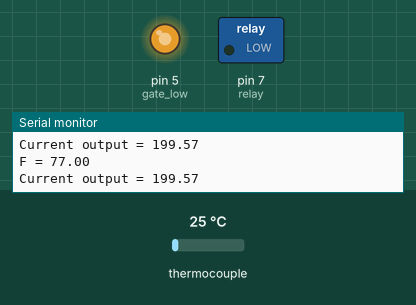
The sketch below on a simulated Arduino Uno, built with avr-gcc and run on an emulated ATmega328P. On the bench: switched loads named in the sketch (green lamp = pin HIGH), output pins drawn as LEDs (lit = HIGH), the last lines printed to the serial monitor. Inputs (shaded band) come from the test bench; at power-on: thermocouple 25 °C.

Above: at 2.2 s.
2.3 s: thermocouple set to 6 °C
At 3.4 s:
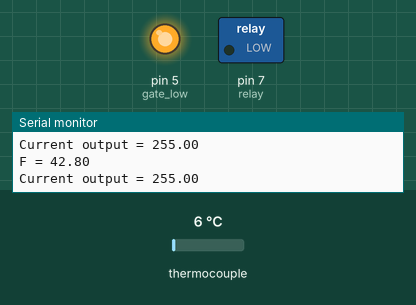
4.0 s: thermocouple set to 75 °C
At 5.1 s:
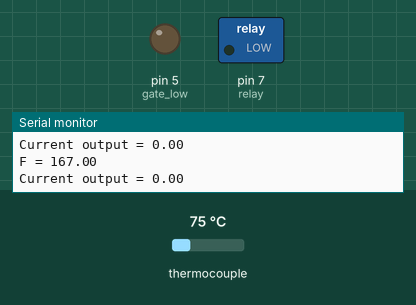
5.5 s: thermocouple set to 36 °C
7.0 s: thermocouple set to 32 °C
At 8.2 s:
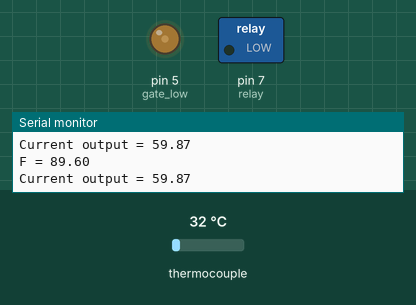
8.5 s: thermocouple set to 150 °C
At 8.9 s:
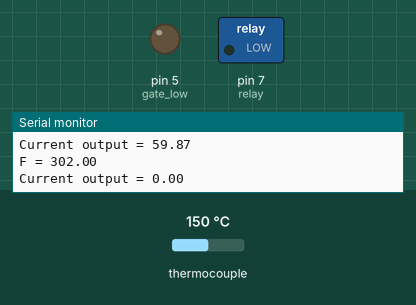
Timing chart, 0 to 11.0 s (numbered marks = the images above; inputs shaded):
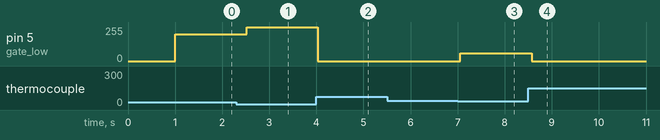

The sketch:

Project_SERVE_Team_FireFlyers.ino
```cpp
#include "max6675.h"


//Thermocouple Declaration
int thermoDO = 12;
int thermoCLK = 13;

int thermoCS_low = 2;
// int thermoCS_mid = 3;
// int thermoCS_up = 4;

MAX6675 thermocouple_low(thermoCLK, thermoCS_low, thermoDO);
// MAX6675 thermocouple_low(thermoCLK, thermoCS_mid, thermoDO);
// MAX6675 thermocouple_low(thermoCLK, thermoCS_up, thermoDO);

float temp_low;
// float temp_mid;
// float temp_up;

//MOSFET Declaration
int gate_low = 5;

//Relay
int relay = 7;

//PID Setup
float minTemp = 72; //Room temperature
float target = 95; //Degrees Fahrenheit
float error_low;
float error_mid;
float error_up;

float output_low;

//constants
float k_p = 255/(target-minTemp);
float k_i;
float k_d;


void setup() {
  Serial.begin(9600);
  delay(500);

  Serial.println("MAX6675 test");
  // wait for MAX chip to stabilize
  delay(500);


  pinMode(relay, OUTPUT);

  pinMode(gate_low, OUTPUT);
}

void loop() {

    digitalWrite(relay, LOW); //Turn on relay

  //Testing
  Serial.print("F = ");
  Serial.println(thermocouple_low.readFahrenheit());
  //  Serial.print("Error = ");
  // Serial.println(error_low);
  Serial.print("Current output = ");
  Serial.println(output_low);

 //LOWER REGION
  temp_low = thermocouple_low.readFahrenheit();
  error_low = (target-temp_low); //Calculate temperature difference


  if(error_low > (target - minTemp)) { //If the temperature is lower than minTemp, output the maximum power
    output_low = 255;
  }
  else if(error_low >= 0) {
    output_low = error_low*k_p ; //Translate temperature error to output voltage
  }
  else {
    output_low = 0;
  }


  analogWrite(gate_low, output_low);


//MIDDLE REGION

//UPPER REGION


  delay(250); //For the MAX6675 to update, delay AT LEAST 250ms between reads
}
```

Measured:
- the behaviour switches between 35 and 34 °C on thermocouple (found by bisection; images 2 and 3)
- after the input at 2.3 s, pin 5 (gate_low): 199/255 → 255/255 after 0.22 s
- after the input at 4.0 s, pin 5 (gate_low): 255/255 → 0/255 at once
- after the input at 7.0 s, pin 5 (gate_low): 0/255 → 59/255 after 0.06 s
- after the input at 8.5 s, pin 5 (gate_low): 59/255 → 0/255 after 0.07 s
